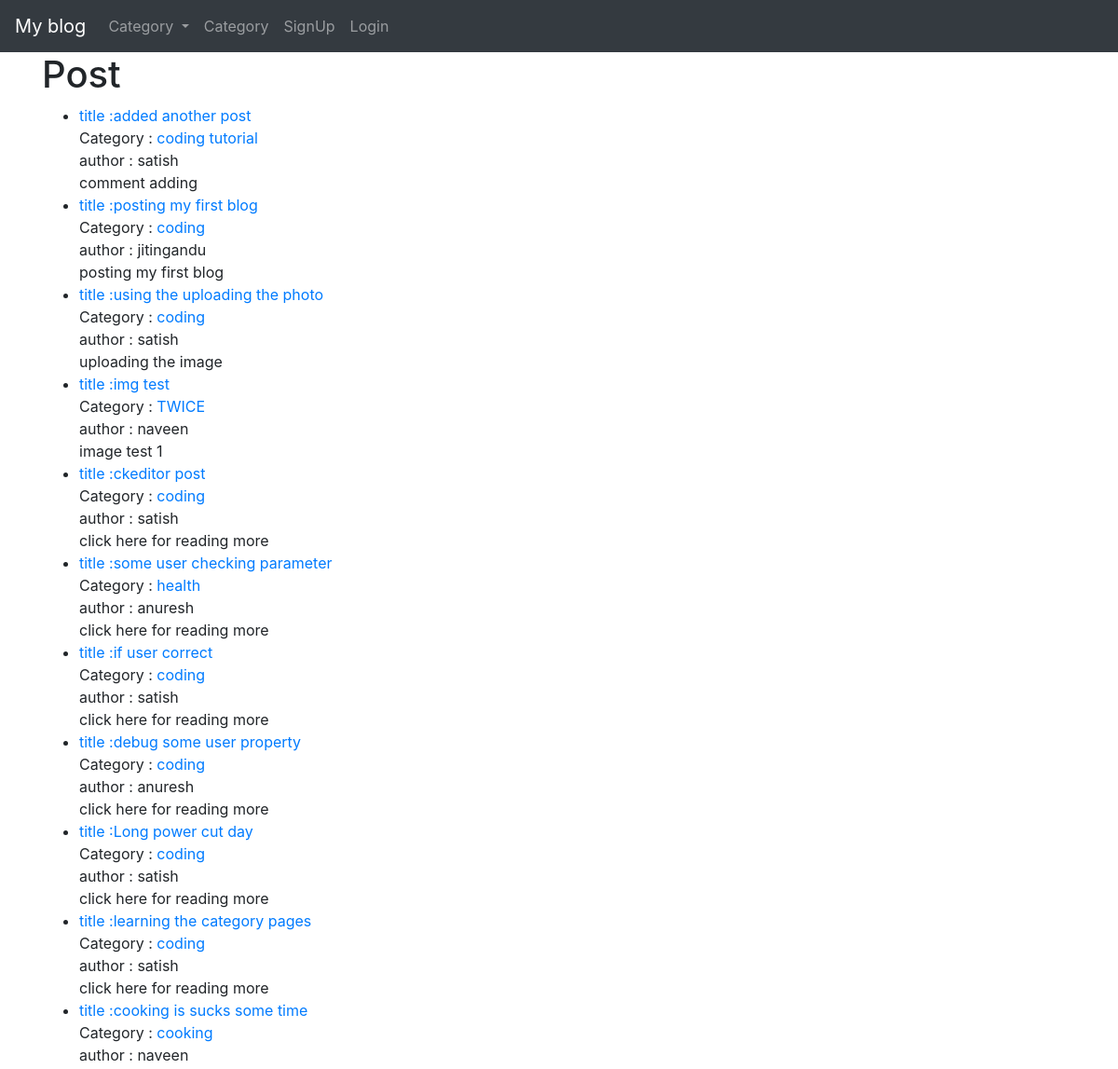
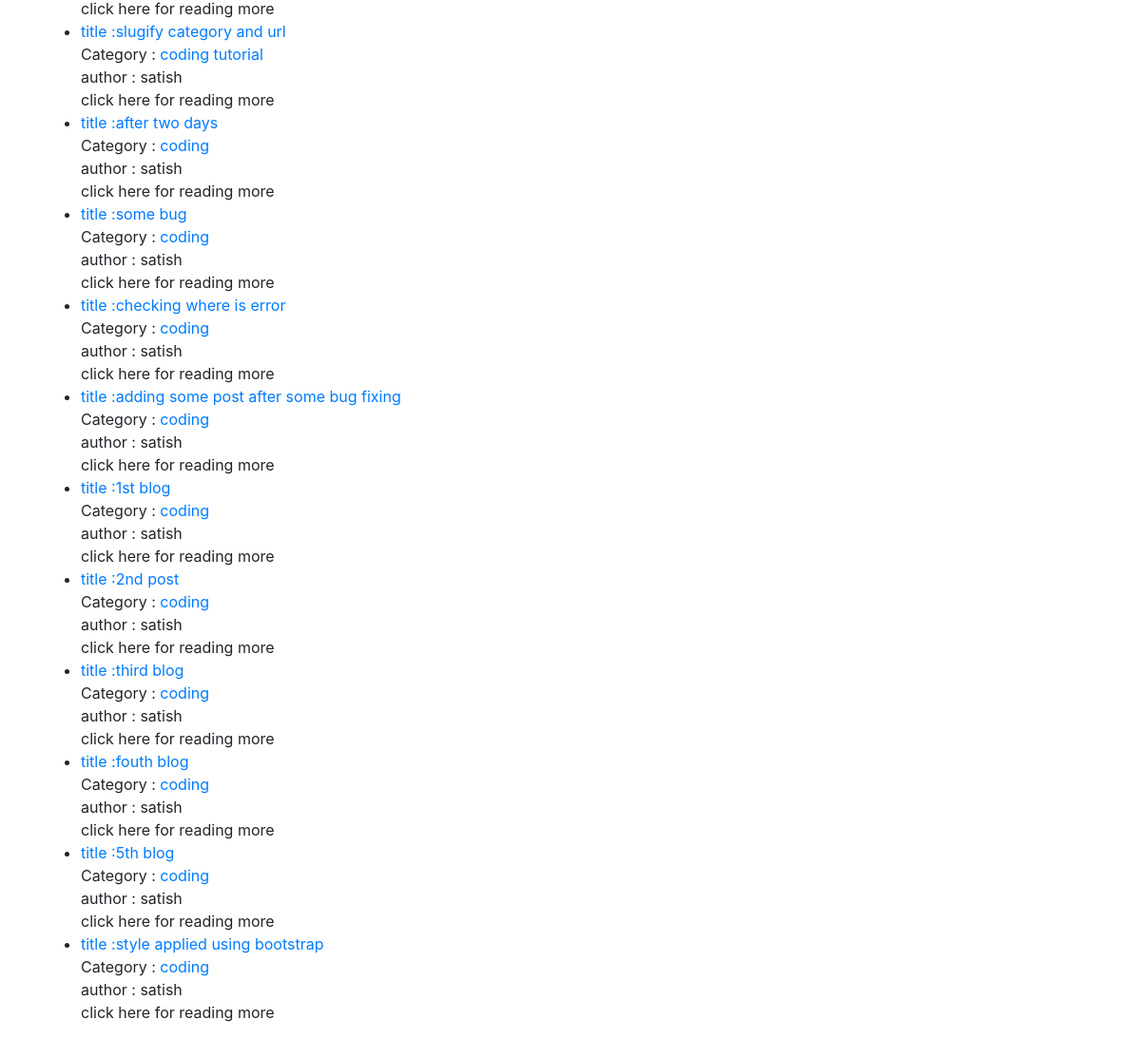
Before: / with the older database file (2 pictures, top to bottom).
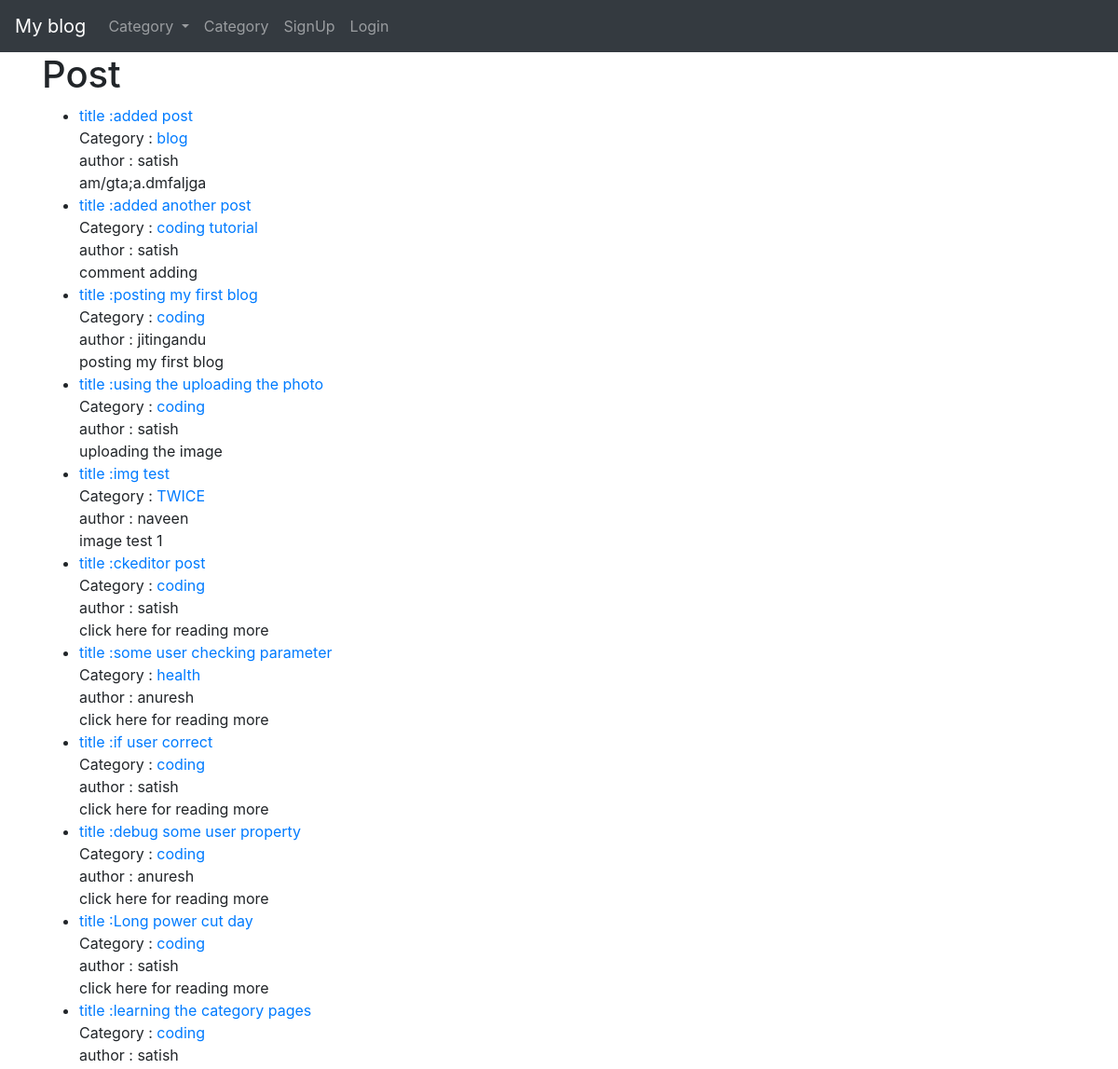
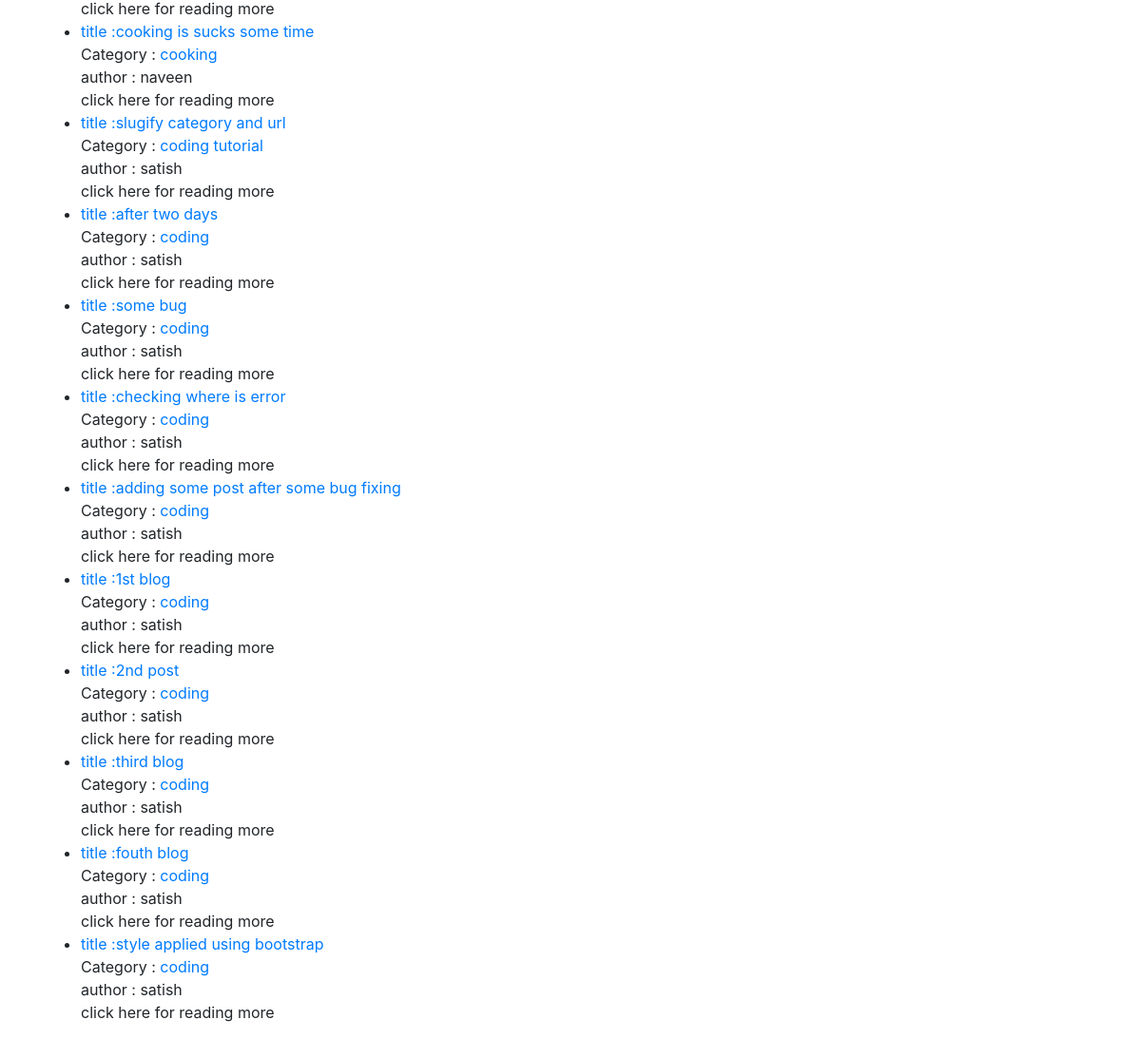
After: the same page with the newer database file (2 pictures, top to bottom).
### theblog/models.py (models this page shows, shortened)
class Post(models.Model):
    title = models.CharField(max_length=255)
    title_tag = models.CharField(max_length=60)
    author = models.ForeignKey(User,on_delete=models.CASCADE)
    category = models.CharField(max_length=100)
    body = RichTextField(blank=True,null=True)
    post_date = models.DateField(auto_now_add=True)
    snippet = models.CharField(max_length=300)
    likes = models.ManyToManyField(User, related_name="blog_post")
    header_image = models.ImageField(null=True, blank=True , upload_to="image/")

### theblog/views.py (the view)
# urls.py: path('', HomeView.as_view() , name="home"),
class HomeView(ListView):
    model = Post
    template_name = 'home.html'
    ordering = ['-post_date']
    def get_context_data(self, *args,**kwargs):
        cat_menu = Category.objects.all()
        context = super(HomeView,self).get_context_data(*args,**kwargs)
        context["cat_menu"] = cat_menu
        return context

### theblog/models.py (called while the page is built)
    def __str__(self):
        return f"{self.name}"

### theblog/templates/home.html (shortened to what this page needs)
{% extends 'base.html' %}
{% block content %}
<h1>Post</h1>
<ul>
    {% for post in object_list %}
        <li>
        <a href="{% url 'home:detail' post.pk %}"> title :{{ post.title }}</a><br>Category : <a href="{% url 'home:categoryViews' post.category|slugify %}">{{post.category}}</a><br>
        author :  {{ post.author}}
            <br/>
            {{ post.snippet }}
         </li>
    {% endfor %}
</ul>
{% endblock %}

### theblog/templates/base.html (shortened to what this page needs)
<!DOCTYPE html>
<html lang="en">
  <head>
    <link rel="stylesheet" href="https://stackpath.bootstrapcdn.com/bootstrap/4.5.2/css/bootstrap.min.css">
  </head>
  <body>
    <nav class="navbar navbar-expand-lg navbar-dark bg-dark">
        <a class="navbar-brand" href="{% url 'home:home' %}">My blog
        </a>
        <div class="collapse navbar-collapse" id="navbarSupportedContent">
          <ul class="navbar-nav mr-auto">
            {% if cat_menu %}
            <li class="nav-item dropdown">
              <a class="nav-link dropdown-toggle" href="#" id="navbarDropdown" role="button" data-toggle="dropdown" aria-haspopup="true" aria-expanded="false">
                Category
              </a>
            </li>
            {% endif %}
            {% if user.is_authenticated %}
              <li class="nav-item">
                <a class="nav-link" href="{% url 'home:addPost' %}">Add Post</a>
              </li>
              <li class="nav-item">
                <a class="nav-link" href="{% url 'home:addCategory' %}">Add Category</a>
              </li>
              <li class="nav-item">
                <a class="nav-link" href="{% url 'home:category' %}">Category</a>
              </li>
              <li class="nav-item dropdown">
                <a class="nav-link dropdown-toggle" href="#" id="navbarDropdown" role="button" data-toggle="dropdown" aria-haspopup="true" aria-expanded="false">
                  Profile
                </a>
                <div class="dropdown-menu" aria-labelledby="navbarDropdown">
                  <a class="dropdown-item" href="{% url 'signup:edit_profile' %}">Edit setting</a>
                  {% if user.profile.id %}
                    <a class="dropdown-item" href="{% url 'signup:edit_profile_page' user.profile.id %}"> edit profile</a>
                    <a class="dropdown-item" href="{% url 'signup:show_profile_page' user.profile.id %}">profile</a>
                  {% else %}
                    <a class="dropdown-item" href="{% url 'signup:CreateProfilePageView' %}"> create profile</a>
                  {% endif %}
                </li>
<!--               <li class="nav-item">
                <a class="nav-link" href="{% url 'signup:edit_profile' %}">Profile</a>
              </li>  -->
              <li class="nav-item">
                <a class="nav-link" href="{% url 'logout' %}">Logout</a>
              </li>
            {% else %}
            <li class="nav-item">
              <a class="nav-link" href="{% url 'home:category' %}">Category</a>
            </li>
            <li class="nav-item">
              <a class="nav-link" href="{% url 'signup:register' %}">SignUp</a>
            </li>
            <li class="nav-item">
              <a class="nav-link" href="{% url 'login' %}">Login</a>
            </li>
            {% endif %}
          </ul>
        </div>
      </nav>
    <div class="container">
        {% block content %}
        {% endblock %}
    </div>
  </body>
</html>

Changed rows visible on the page:
removed Post: title "5th blog", category "coding", author "satish", snippet "click here for reading more"
added Post: title "added post", category "blog", author "satish", snippet "am/gta;a.dmfaljga"
